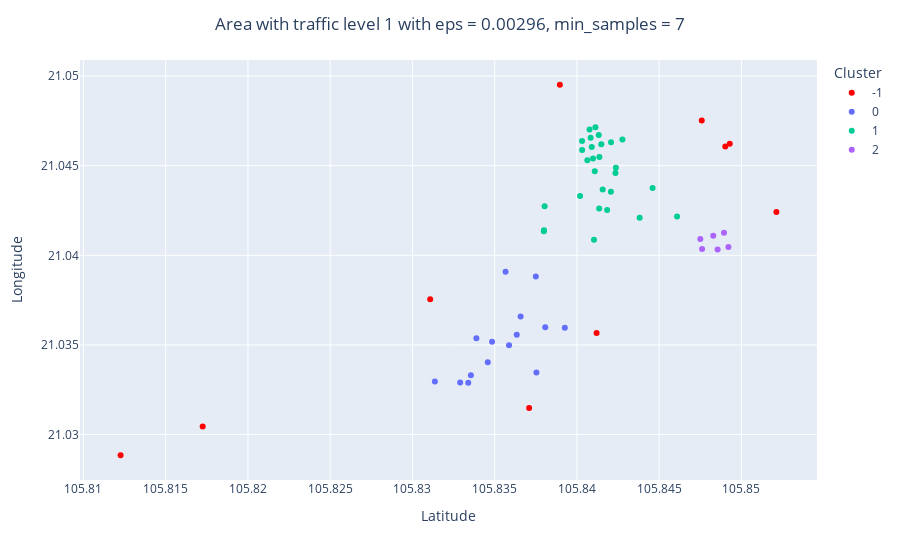

The code cell stored with this chart in its notebook:
### Code cell
#Plot for Model 1
after_fig1 = px.scatter(TF_1, 
                        x = "Latitude",
                        y = "Longitude", 
                        color=TF_1['labels'].astype(str),
                        color_discrete_map={'-1':'red', '0': '#636EFA'},
                        labels={"color" : "Cluster"},
                      ) 
after_fig1.update_layout(
            title={
            'text' : "Area with traffic level 1 with eps = 0.00296, min_samples = 7",
            'x':0.5,
            'xanchor': 'center',
        })
after_fig1

### Figure 1 — Plotly figure (JSON) as saved in the notebook; plotly's stock layout.template omitted (floating-point values rounded to 4 significant figures)
{"data": [{"hovertemplate": "Cluster=-1<br>Latitude=%{x}<br>Longitude=%{y}<extra></extra>", "legendgroup": "-1", "marker": {"color": "red", "symbol": "circle"}, "mode": "markers", "name": "-1", "orientation": "v", "showlegend": true, "type": "scatter", "x": [105.8, 105.9, 105.8, 105.8, 105.8, 105.8, 105.8, 105.8, 105.8, 105.8], "xaxis": "x", "y": [21.05, 21.04, 21.05, 21.04, 21.03, 21.03, 21.05, 21.03, 21.04, 21.05], "yaxis": "y"}, {"hovertemplate": "Cluster=0<br>Latitude=%{x}<br>Longitude=%{y}<extra></extra>", "legendgroup": "0", "marker": {"color": "#636EFA", "symbol": "circle"}, "mode": "markers", "name": "0", "orientation": "v", "showlegend": true, "type": "scatter", "x": [105.8, 105.8, 105.8, 105.8, 105.8, 105.8, 105.8, 105.8, 105.8, 105.8, 105.8, 105.8, 105.8, 105.8, 105.8], "xaxis": "x", "y": [21.03, 21.04, 21.04, 21.04, 21.04, 21.04, 21.04, 21.04, 21.04, 21.03, 21.03, 21.03, 21.03, 21.03, 21.03], "yaxis": "y"}, {"hovertemplate": "Cluster=1<br>Latitude=%{x}<br>Longitude=%{y}<extra></extra>", "legendgroup": "1", "marker": {"color": "#00cc96", "symbol": "circle"}, "mode": "markers", "name": "1", "orientation": "v", "showlegend": true, "type": "scatter", "x": [105.8, 105.8, 105.8, 105.8, 105.8, 105.8, 105.8, 105.8, 105.8, 105.8, 105.8, 105.8, 105.8, 105.8, 105.8, 105.8, 105.8, 105.8, 105.8, 105.8, 105.8, 105.8, 105.8, 105.8, 105.8, 105.8, 105.8, 105.8], "xaxis": "x", "y": [21.04, 21.04, 21.04, 21.04, 21.05, 21.04, 21.04, 21.04, 21.04, 21.04, 21.05, 21.05, 21.05, 21.05, 21.05, 21.05, 21.05, 21.05, 21.05, 21.05, 21.05, 21.04, 21.04, 21.05, 21.04, 21.04, 21.04, 21.04], "yaxis": "y"}, {"hovertemplate": "Cluster=2<br>Latitude=%{x}<br>Longitude=%{y}<extra></extra>", "legendgroup": "2", "marker": {"color": "#ab63fa", "symbol": "circle"}, "mode": "markers", "name": "2", "orientation": "v", "showlegend": true, "type": "scatter", "x": [105.8, 105.8, 105.8, 105.8, 105.8, 105.8], "xaxis": "x", "y": [21.04, 21.04, 21.04, 21.04, 21.04, 21.04], "yaxis": "y"}], "layout": {"legend": {"title": {"text": "Cluster"}, "tracegroupgap": 0}, "margin": {"t": 60}, "title": {"text": "Area with traffic level 1 with eps = 0.00296, min_samples = 7", "x": 0.5, "xanchor": "center"}, "xaxis": {"anchor": "y", "domain": [0, 1], "title": {"text": "Latitude"}}, "yaxis": {"anchor": "x", "domain": [0, 1], "title": {"text": "Longitude"}}}}
